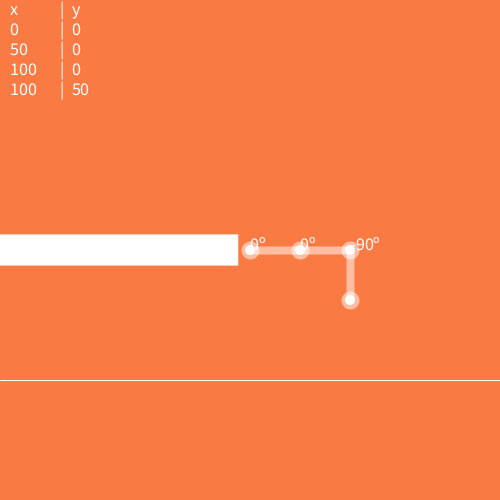
Frame 1 (no input)
Frame 60 (the mouse pressed at the canvas centre just before this capture): identical to frame 1, image omitted
Frame 120 (the mouse held since frame 60 and released just before this capture): identical to frame 1, image omitted

The Processing sketch that drew this single still picture (run headless with seeded random() and noise(); from frame 60 on, the mouse is pressed at the canvas centre):

// Processing sketch: ARM
// ── ARM.pde
float[] x = new float[4];
float[] y = new float[4];
int[] a = new int[4];
float segLength = 50;
float rboxheight = 15.6;
float armtobox = 11.7;
float armheight = 130;
int flip = 1;
float prevang = 0.0;


void setup() {
  size(500, 500);
  textSize(18);
  x[0] = 250;
  y[0] = 250;
  x[1] = 300;
  y[1] = 250;
  x[2] = 350;
  y[2] = 250;
  x[3] = 350;
  y[3] = 300;
}


void draw() {
  
  background(249,122,67);
  changearms();
  drawrover();
  strokeWeight(8.0);
  stroke(255, 128); 
  ellipse(x[0], y[0], 10, 10);
  line(x[0], y[0], x[1], y[1]);
  ellipse(x[1], y[1], 10, 10);
  line(x[1], y[1], x[2], y[2]);
  ellipse(x[2], y[2], 10, 10);
  line(x[2], y[2], x[3], y[3]);
  ellipse(x[3], y[3], 10, 10);
  
  hoverpoint();
  
  text("x", 10, 15);
  text("|  y", 60, 15);
  for(int i = 0; i < 4; i++){
    int xcor = round(x[i] - 250);
    int ycor = round(y[i] - 250);
    text(xcor, 10, 35+i*20);
    text("|  " + ycor, 60, 35+i*20);
  }
  
  a[0] = round((-180 * atan2((y[1] - y[0]),(x[1] - x[0])) / PI));
  text(a[0] + "º", x[0], y[0]);
  for(int j = 1; j < 3; j++){
    a[j] = round(angle(x[j+1], x[j], x[j-1], y[j+1], y[j], y[j-1]));
    text(a[j] + "º", x[j], y[j]);
  }
}

float angle(float x3, float x2, float x1, float y3, float y2, float y1){
  float retangle = -180 * (atan2((y3 - y2),(x3 - x2)) - atan2((y2 - y1),(x2 - x1))) / PI;
   if(retangle >= 180){
      retangle = retangle - 360;
   }else if(retangle < -180){
      retangle = retangle + 360;
   }
   return retangle;
}
void drawrover(){
  noStroke();
  fill(255);
  rect(0, 250 - rboxheight, 250 - armtobox, rboxheight * 2);
  stroke(255);
  strokeWeight(1);
  line(0,250 + armheight, 500, 250 + armheight);
}


void hoverpoint(){
  fill(255);
  if(sq(mouseX - x[1]) + sq(mouseY - y[1]) <= sq(10)){
    ellipse(x[1], y[1], 10, 10);
  }else if(sq(mouseX - x[2]) + sq(mouseY - y[2]) <= sq(10)){
    ellipse(x[2], y[2], 10, 10);
  }else if(sq(mouseX - x[3]) + sq(mouseY - y[3]) <= sq(10)){
    ellipse(x[3], y[3], 10, 10);
  }
}

void changearms(){
  if(sq(mouseX - x[1]) + sq(mouseY - y[1]) <= sq(20)){
    if(mousePressed == true){
      float dxp1 = mouseX - x[0];
      float dyp1 = mouseY - y[0];
      float angp1 = atan2(dyp1, dxp1);
      float xangp1 = atan2(y[1]-y[0], x[1]-x[0]);
      float addang = angp1 - xangp1;
      float xangp2 = atan2((y[2] - y[1]),(x[2] - x[1]));
      //float xangp3 = atan2((y[3] - y[2]),(x[3] - x[2]));
      if(-180 * angp1 / PI <= 130 && -180 * angp1 / PI >= -130){
        x[1] = x[0] + cos(angp1) * segLength;
        y[1] = y[0] + sin(angp1) * segLength;
        x[2] = x[1] + cos(xangp2 + addang) * segLength;
        y[2] = y[1] + sin(xangp2 + addang) * segLength;
        x[3] = x[2];
        y[3] = y[2] + segLength;
      }
      
      //x[3] = x[2] + cos(xangp3 + addang) * segLength;
      //y[3] = y[2] + sin(xangp3 + addang) * segLength;
      
    }
  //}else if(sq(mouseX - x[2]) + sq(mouseY - y[2]) <= sq(20)){
  //  if(mousePressed == true){
  //    float dxp2 = mouseX - x[1];
  //    float dyp2 = mouseY - y[1];
  //    float angp2 = atan2(dyp2, dxp2);
  //    float xangp2 = atan2(y[2]-y[1], x[2]-x[1]);
  //    float addang = angp2 - xangp2;
  //    float xangp3 = atan2((y[3] - y[2]),(x[3] - x[2]));
  //    x[2] = x[1] + cos(angp2) * segLength;
  //    y[2] = y[1] + sin(angp2) * segLength;
  //    x[3] = x[2];
  //    y[3] = y[2] + segLength;
  //    //x[3] = x[2] + cos(xangp3 + addang) * segLength;
  //    //y[3] = y[2] + sin(xangp3 + addang) * segLength;
  //    if(a[1] > 0){
  //        flip = 1;
  //    }else if(a[1] <= 0){
  //        flip = -1;
  //    }
  //  }
  //}else if(sq(mouseX - x[3]) + sq(mouseY - y[3]) <= sq(20)){
  //  if(mousePressed == true){
  //    float dxp3 = mouseX - x[2];
  //    float dyp3 = mouseY - y[2];
  //    float angp3 = atan2(dyp3, dxp3);
  //    x[3] = x[2] + cos(angp3) * segLength;
  //    y[3] = y[2] + sin(angp3) * segLength;
  //  }
  }
  
  if(sq(mouseX - x[2]) + sq(mouseY - y[2]) <= sq(20)){
    if(mousePressed == true){
    //float dx2 = mouseX - x[2];
    //float dy2 = mouseY - y[2];
    //float angseg3 = atan2(dy2, dx2);  
    //x[2] = mouseX - cos(angseg3) * segLength;
    //y[2] = mouseY - sin(angseg3) * segLength;
    if(sq(mouseX - 250) + sq(mouseY - 250) <= sq(2 * segLength)){
        float dx = x[2] - x[0];
        float dy = y[2] - y[0];
        float angle = atan2(dy, dx);  
        float angseg1 = flip * acos(sqrt(sq(dx) + sq(dy)) / (2 * segLength));
        x[1] = x[0]+segLength*cos(angseg1+angle);
        y[1] = y[0]+segLength*sin(angseg1+angle);
        float actualX = mouseX;
        float actualY = mouseY;
        x[2] = actualX;
        y[2] = actualY;
        x[3] = x[2];
        y[3] = y[2] + segLength;
        ellipse(actualX, actualY, 10, 10);
      }else{
        float dx = mouseX - x[0];
        float dy = mouseY - y[0];
        float angle = atan2(dy, dx);  
        float angseg1 = angle;
        float angseg2 = angle;
        x[1] = x[0]+segLength*cos(angseg1);
        y[1] = y[0]+segLength*sin(angseg1);
        x[2] = x[1]+segLength*cos(angseg2);
        y[2] = y[1]+segLength*sin(angseg2);
        //float actualX = x[2] + cos(angseg3) * segLength;
        //float actualY = y[2] + sin(angseg3) * segLength;
        //x[3] = actualX;
        //y[3] = actualY;
        x[3] = x[2];
        y[3] = y[2] + segLength;
        
        if(prevang - angseg2 > 0){
          flip = 1;
        }else{
          flip = -1;
        }
        prevang = angseg2;
      }
    }
  }
}
